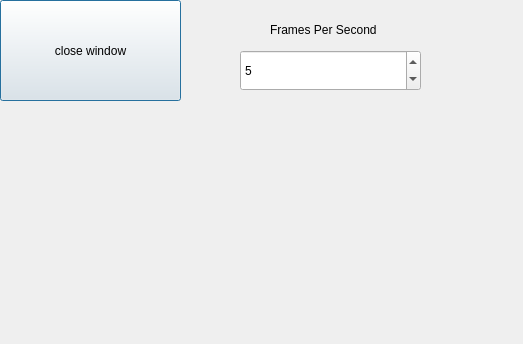
<?xml version="1.0" encoding="UTF-8"?>
<ui version="4.0">
 <class>realPreviewWindow</class>
 <widget class="QDialog" name="realPreviewWindow">
  <property name="geometry">
   <rect>
    <x>0</x>
    <y>0</y>
    <width>523</width>
    <height>344</height>
   </rect>
  </property>
  <property name="windowTitle">
   <string>Dialog</string>
  </property>
  <widget class="QPushButton" name="pushButton">
   <property name="geometry">
    <rect>
     <x>0</x>
     <y>0</y>
     <width>181</width>
     <height>101</height>
    </rect>
   </property>
   <property name="text">
    <string>close window</string>
   </property>
  </widget>
  <widget class="previewwidget" name="canvas" native="true">
   <property name="geometry">
    <rect>
     <x>180</x>
     <y>100</y>
     <width>311</width>
     <height>201</height>
    </rect>
   </property>
  </widget>
  <widget class="QSpinBox" name="frameCounter">
   <property name="geometry">
    <rect>
     <x>240</x>
     <y>50</y>
     <width>181</width>
     <height>41</height>
    </rect>
   </property>
   <property name="maximum">
    <number>144</number>
   </property>
   <property name="value">
    <number>5</number>
   </property>
  </widget>
  <widget class="QLabel" name="frameLabel">
   <property name="geometry">
    <rect>
     <x>270</x>
     <y>20</y>
     <width>161</width>
     <height>20</height>
    </rect>
   </property>
   <property name="text">
    <string>Frames Per Second</string>
   </property>
  </widget>
 </widget>
 <customwidgets>
  <customwidget>
   <class>previewwidget</class>
   <extends>QWidget</extends>
   <header>previewwidget.h</header>
   <container>1</container>
  </customwidget>
 </customwidgets>
 <resources/>
 <connections/>
</ui>
